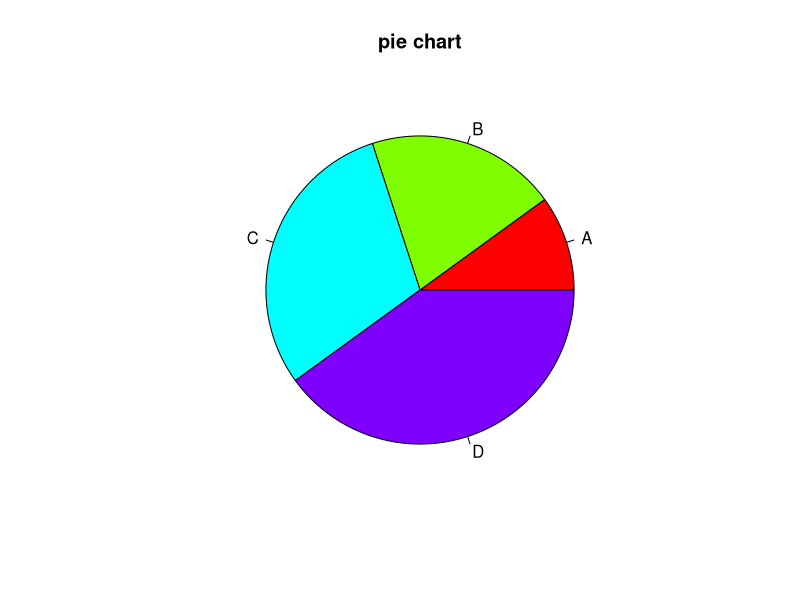
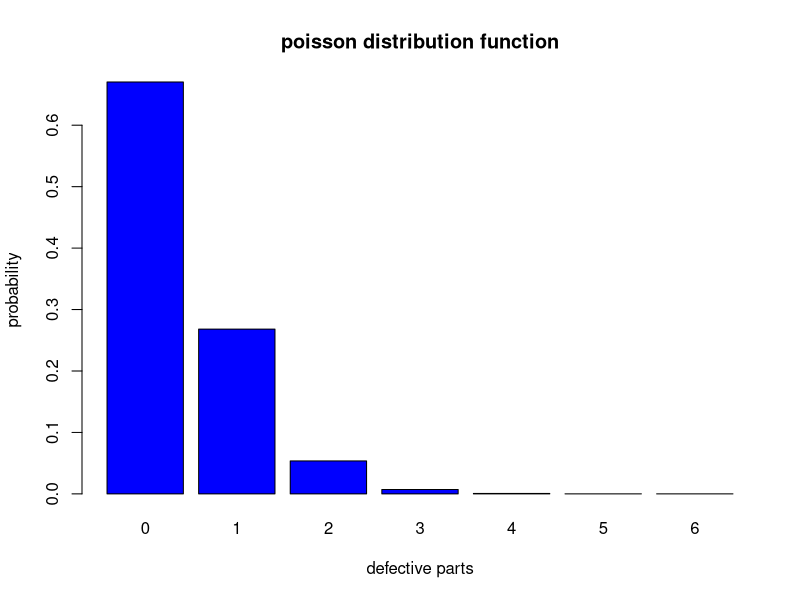

These figures' R source, in order:
values = c(10, 20, 30, 40)  # Data values
labels = c("A", "B", "C", "D")  # Labels for slices

pie(values, labels=labels, main='pie chart', col = rainbow(length(values)))

lambda= 0.4    
x = 0:6

px = dpois(x, lambda)
px

cum_px = ppois(x, lambda)
cum_px

prob_table = data.frame(px, cum_px)
prob_table

barplot(px, names.arg = x, col='blue',
        xlab = "defective parts", ylab = 'probability',
        main='poisson distribution function')

data = swiss
cor(data$Fertility, data$Agriculture, method='spearman')

mode1 = lm(swiss$Fertility~swiss$Agriculture)
summary(mode1)

mode2 = lm(swiss$Agriculture~swiss$Fertility)
summary(mode2)
